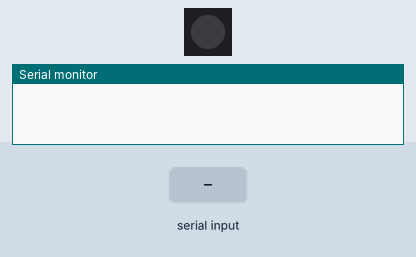
Bench run of a sketch on a simulated Arduino Mega 2560, built with avr-gcc and run on an emulated ATmega2560. Shown: 1 RGB LEDs in strip order, left to right, the last lines printed to the serial monitor. Inputs (shaded band) come from the test bench. Dim RGB values are drawn brighter than linear.

Above: at 1.2 s.
1.3 s: "90,45,200\n" received over Serial
At 3.4 s:
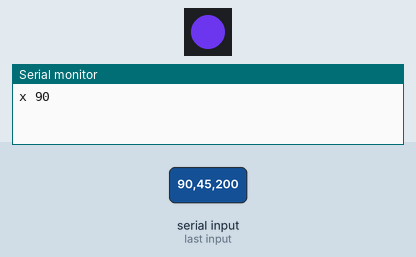
3.8 s: "30,150,10\n" received over Serial
At 5.2 s:
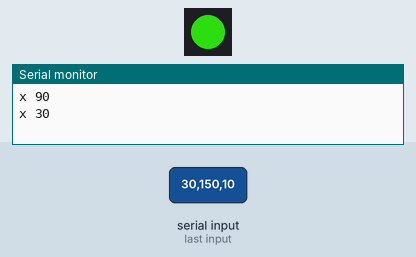
6.3 s: "5\n" received over Serial
At 8.3 s:
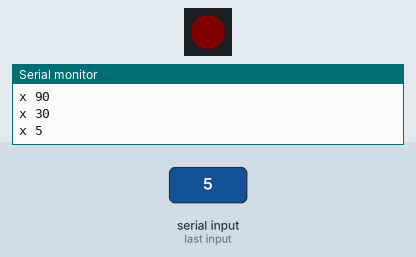
8.7 s: "1,90,45\n" received over Serial
At 10.1 s:
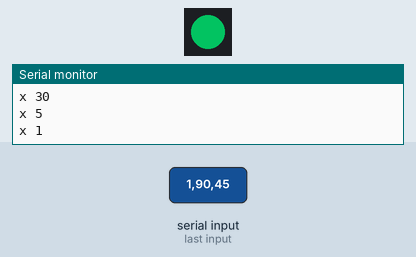
11.2 s: "90,45\n" received over Serial
At 13.3 s:
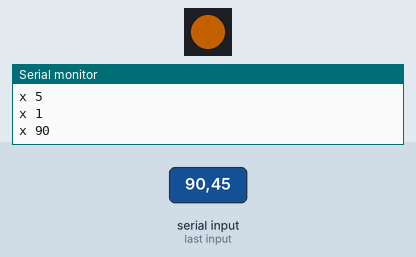
Timing chart, 0 to 14.7 s (numbered marks = the images above; inputs shaded):
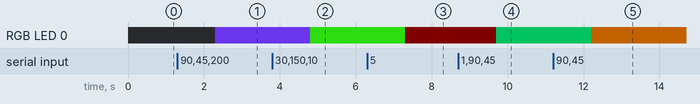

The sketch:

serial_led_control.ino
```cpp
// (licence header left out)
#include <Adafruit_NeoPixel.h>
#define PIN        23 // On Trinket or Gemma, suggest changing this to 1

#define NUMPIXELS 1 // Popular NeoPixel ring size

Adafruit_NeoPixel pixels(NUMPIXELS, PIN, NEO_GRB + NEO_KHZ800);

#define DELAYVAL 500 // Time (in milliseconds) to pause between pixels

String payload;

String getValue(String data, char separator, int index)
{
    int found = 0;
    int strIndex[] = { 0, -1 };
    int maxIndex = data.length() - 1;

    for (int i = 0; i <= maxIndex && found <= index; i++) {
        if (data.charAt(i) == separator || i == maxIndex) {
            found++;
            strIndex[0] = strIndex[1] + 1;
            strIndex[1] = (i == maxIndex) ? i+1 : i;
        }
    }
    return found > index ? data.substring(strIndex[0], strIndex[1]) : "";
}


void setup()
{
  Serial.begin(115200);
  pixels.begin(); // INITIALIZE NeoPixel strip object (REQUIRED)
}

int x,y,z;
void loop() {
  pixels.clear(); // Set all pixel colors to 'off'

  while(Serial.available() > 0)
    {
      payload = Serial.readString();


      x = getValue(payload,',',0).toInt();
      y = getValue(payload,',',1).toInt();
      z = getValue(payload,',',2).toInt();
      Serial.print("x ");
      Serial.println(x);
    for(int i=0; i<NUMPIXELS; i++) { // For each pixel...
    //pixels.Color() takes RGB values, from 0,0,0 up to 255,255,255
    // Here we're using a moderately bright green color:
    pixels.setPixelColor(i, pixels.Color(x, y, z));
    pixels.show();
    }

   }
}
```

Measured:
- after the input at 1.3 s, RGB LED 0: off → RGB(90, 45, 200) after 1.0 s
- after the input at 3.8 s, RGB LED 0: RGB(90, 45, 200) → RGB(30, 150, 10) after 1.0 s
- after the input at 6.3 s, RGB LED 0: RGB(30, 150, 10) → RGB(5, 0, 0) after 1.0 s
- after the input at 8.7 s, RGB LED 0: RGB(5, 0, 0) → RGB(1, 90, 45) after 1.0 s
- after the input at 11.2 s, RGB LED 0: RGB(1, 90, 45) → RGB(90, 45, 0) after 1.0 s
